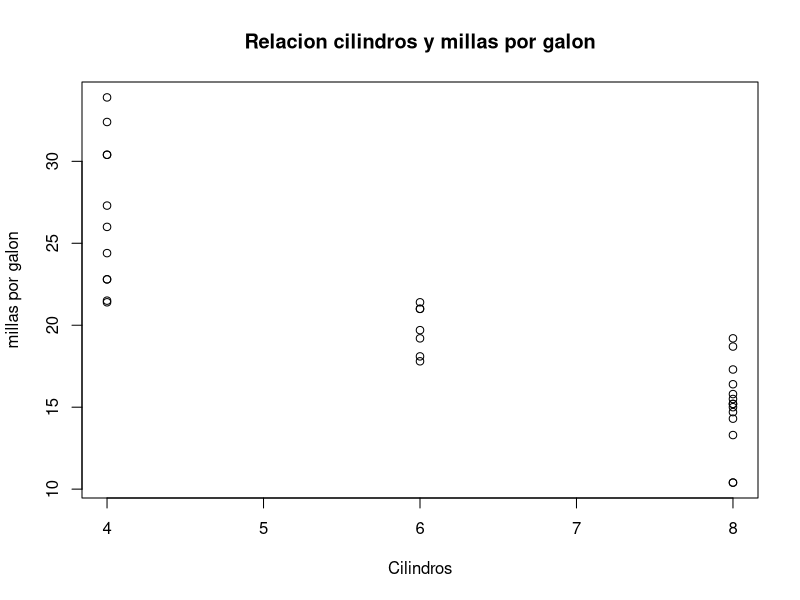
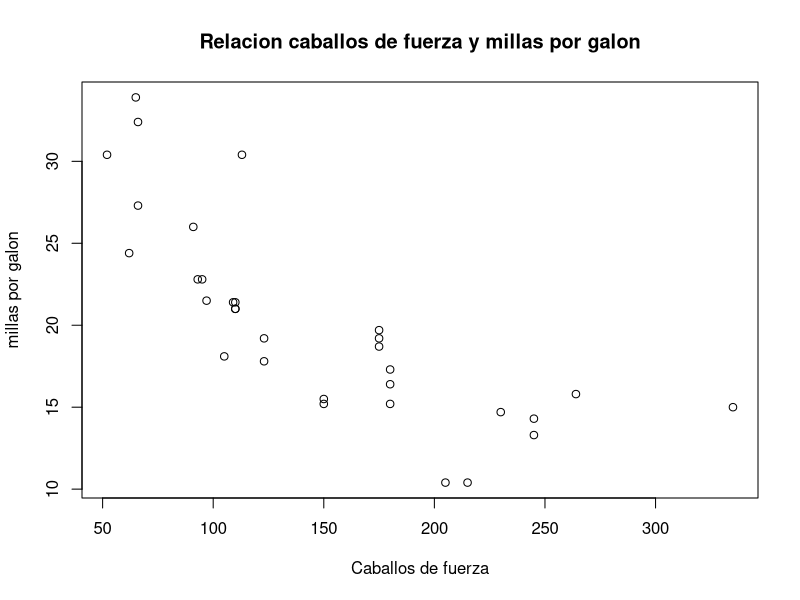

The R source for these figures, in order: (Note: this script raises an error after producing the figures.)
# EDA Scatler Plot mtcars
# Para realizar EDA con una gráfica de dispersión dentro de R debemos utilizar la función plot, los argumentos que debemos pasarle son:

#     la información en el eje X y Y.
#     xlab: título para el eje x.
#     ylab: título para el eje y.
#     main: título de la gráfica.

plot(mtcars$mpg ~ mtcars$cyl,
     xlab="Cilindros", ylab= "millas por galon",
     main="Relacion cilindros y millas por galon")

plot(mtcars$mpg ~ mtcars$hp,
     xlab="Caballos de fuerza", ylab= "millas por galon",
     main="Relacion caballos de fuerza y millas por galon")

# EDA Scatler Plot orangeec

plot(orangeec$Unemployment ~ orangeec$Education.invest...GDP,
     xlab="Inversion educacion (%PIB)",
     ylab="Desempleo",
     main="Relacion inversion en educacion y desempleo")


plot(orangeec$GDP.PC ~ orangeec$Creat.Ind...GDP,
     xlab="Aporte de la economia naranja  PIB(%)",
     ylab="PIB per càpita",
     main="Relacion aporte de la economia naranja y PIB per càpita")
